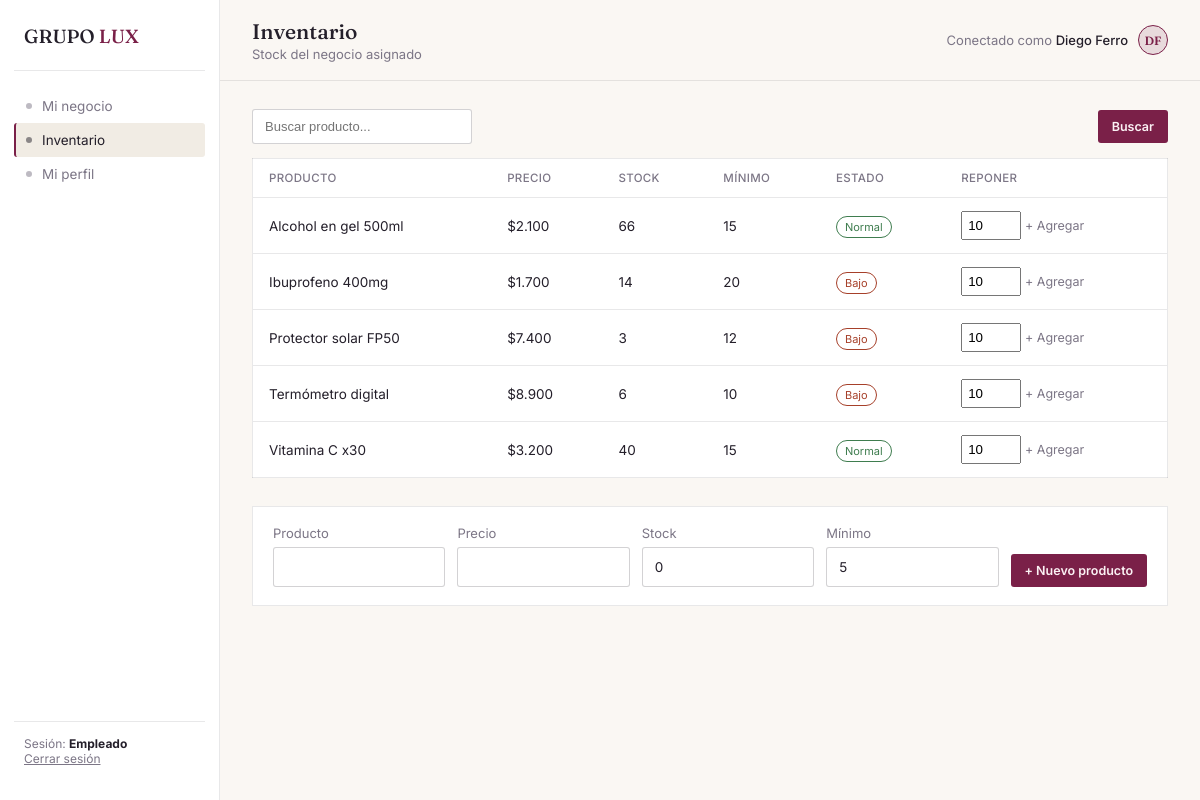
/lux_inventario.php (signed in), run on the app's committed database.
### tables this page shows
CREATE TABLE IF NOT EXISTS productos (id INT UNSIGNED NOT NULL AUTO_INCREMENT PRIMARY KEY, negocio_id INT UNSIGNED NOT NULL, nombre VARCHAR(190) NOT NULL, precio DECIMAL(12,2) NOT NULL, stock INT UNSIGNED NOT NULL, minimo INT UNSIGNED NOT NULL DEFAULT 0, CONSTRAINT fk_productos_negocio FOREIGN KEY (negocio_id) REFERENCES negocios(id) ON DELETE RESTRICT, INDEX idx_productos_negocio_nombre (negocio_id,nombre));

### lux_config.php (called while the page is built, shortened)
<?php
function h($s) { return htmlspecialchars((string)$s, ENT_QUOTES, 'UTF-8'); }
function money($n) { return '$' . number_format((float)$n, 0, ',', '.'); }

### lux_inventario.php (the view, shortened to what this page needs)
<?php
require __DIR__ . '/lux_layout.php';
$u = lux_require(['superadmin', 'admin', 'empleado']);
$nid = lux_negocio_id($u);
$b = trim($_GET['q'] ?? '');
$st = $db->prepare('SELECT * FROM productos WHERE negocio_id=? AND nombre LIKE ? ORDER BY nombre');
$st->execute([$nid, "%$b%"]); $lista = $st->fetchAll();
lux_header('Inventario', 'Stock del negocio asignado'); ?>
<form class="toolbar" method="get"><input type="text" name="q" value="<?= h($b) ?>" placeholder="Buscar producto..."><button class="btn-small">Buscar</button></form>
<table><thead><tr><th>Producto</th><th>Precio</th><th>Stock</th><th>Mínimo</th><th>Estado</th><th>Reponer</th></tr></thead><tbody>
<?php foreach ($lista as $p): $bajo = $p['stock'] < $p['minimo']; ?><tr>
<td><?= h($p['nombre']) ?></td><td><?= money($p['precio']) ?></td><td><?= $p['stock'] ?></td><td><?= $p['minimo'] ?></td>
<td><span class="status-pill <?= $bajo ? 'low' : 'ok' ?>"><?= $bajo ? 'Bajo' : 'Normal' ?></span></td>
<td><form method="post" class="inline"><?= csrf_field() ?><input type="hidden" name="accion" value="reponer"><input type="hidden" name="id" value="<?= $p['id'] ?>">
<input type="number" name="cant" value="10" min="1"> <button class="btn-link">+ Agregar</button></form></td></tr><?php endforeach; ?>
</tbody></table>
<form method="post" class="quick-form wrap-form"><?= csrf_field() ?><input type="hidden" name="accion" value="nuevo">
<div class="field"><label>Producto</label><input name="nombre" required></div>
<div class="field"><label>Precio</label><input type="number" name="precio" min="0" step="0.01" required></div>
<div class="field"><label>Stock</label><input type="number" name="stock" min="0" value="0"></div>
<div class="field"><label>Mínimo</label><input type="number" name="minimo" min="0" value="5"></div>
<button class="btn-small">+ Nuevo producto</button></form>

### lux_estilos.css (style rules this page uses)
:root { --bg:#FAF7F3; --surface:#FFFFFF; --surface-2:#F1ECE4; --text:#241F2A; --text-muted:#7C7686; --accent:#7A2048; --accent-soft:#7A204822; --teal:#2F6F62; --blue:#35577A; --violet:#5B4B8A; --green:#3F7D4F; --border:rgba(237,238,242,0.10); --border-strong:rgba(237,238,242,0.18); --radius:3px; }
* { box-sizing:border-box; }
html,body { margin:0;padding:0; }
body { background:var(--bg); color:var(--text); font-family:'Inter',sans-serif; -webkit-font-smoothing:antialiased; min-height:100vh; }
button { font-family:'Inter',sans-serif; }
.field { margin-bottom:16px; }
.field label { display:block; font-size:13px; color:var(--text-muted); margin-bottom:6px; }
.field input, .field select { width:100%; background:var(--surface); border:1px solid var(--border-strong); color:var(--text); padding:11px 12px; border-radius:var(--radius); font-size:14px; font-family:'Inter',sans-serif; }
.status-pill { font-size:11px; padding:3px 8px; border-radius:20px; border:1px solid; }
table { width:100%; border-collapse:collapse; background:var(--surface); border:1px solid var(--border); }
th { text-align:left; font-size:11.5px; color:var(--text-muted); font-weight:500; text-transform:uppercase; letter-spacing:.03em; padding:12px 16px; border-bottom:1px solid var(--border); }
td { padding:13px 16px; font-size:13.5px; border-bottom:1px solid var(--border); }
tr:last-child td { border-bottom:none; }
.toolbar { display:flex; justify-content:space-between; align-items:center; margin-bottom:14px; }
.toolbar input { background:var(--surface); border:1px solid var(--border-strong); color:var(--text); padding:9px 12px; border-radius:var(--radius); font-size:13px; width:220px; }
.btn-small { background:var(--accent); color:#FBF1F4; border:none; padding:9px 14px; border-radius:var(--radius); font-size:12.5px; font-weight:600; cursor:pointer; }
.status-pill.low { color:#A6402A; border-color:#A6402A; }
.status-pill.ok { color:var(--green); border-color:var(--green); }
.quick-form { display:flex; gap:12px; align-items:flex-end; background:var(--surface); border:1px solid var(--border); padding:18px 20px; margin-top:28px; }
.quick-form .field { flex:1; margin-bottom:0; }
:root { --border:rgba(36,31,42,.10);--border-strong:rgba(36,31,42,.20); }
.quick-form,.quick-form select,.quick-form input { font-size:13.5px; }
.inline { display:inline; }
.inline input[type=number] { width:60px;padding:5px; }
.btn-link { background:none;border:none;color:var(--text-muted);font-size:12.5px;cursor:pointer;padding:0; }
.wrap-form { flex-wrap:wrap; }

### data on the page
productos: nombre "Alcohol en gel 500ml", precio "$2.100", stock "66", minimo "15", shows "Normal"
productos: nombre "Ibuprofeno 400mg", precio "$1.700", stock "14", minimo "20", shows "Bajo"
productos: nombre "Protector solar FP50", precio "$7.400", stock "3", minimo "12", shows "Bajo"
productos: nombre "Termómetro digital", precio "$8.900", stock "6", minimo "10", shows "Bajo"
productos: nombre "Vitamina C x30", precio "$3.200", stock "40", minimo "15", shows "Normal"

### other printed values
$l "Mi negocio"
$l "Inventario"
$l "Mi perfil"
$labels[$u['rol']] "Empleado"
$titulo "Inventario"
$sub "Stock del negocio asignado"
$u['nombre'] "Diego Ferro"
$ini "DF"
